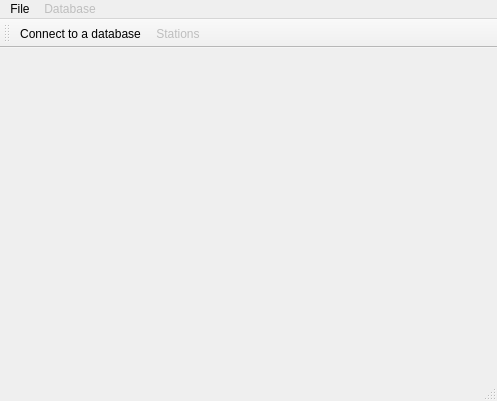
<?xml version="1.0" encoding="UTF-8"?>
<ui version="4.0">
 <class>MainWindow</class>
 <widget class="QMainWindow" name="MainWindow">
  <property name="enabled">
   <bool>true</bool>
  </property>
  <property name="geometry">
   <rect>
    <x>0</x>
    <y>0</y>
    <width>497</width>
    <height>401</height>
   </rect>
  </property>
  <property name="windowTitle">
   <string>MainWindow</string>
  </property>
  <widget class="QWidget" name="centralWidget"/>
  <widget class="QMenuBar" name="menuBar">
   <property name="geometry">
    <rect>
     <x>0</x>
     <y>0</y>
     <width>497</width>
     <height>21</height>
    </rect>
   </property>
   <widget class="QMenu" name="menuFile">
    <property name="title">
     <string>File</string>
    </property>
    <addaction name="actionConnect_to_a_database"/>
   </widget>
   <widget class="QMenu" name="menuDatabase">
    <property name="enabled">
     <bool>false</bool>
    </property>
    <property name="title">
     <string>Database</string>
    </property>
    <addaction name="actionStations"/>
   </widget>
   <addaction name="menuFile"/>
   <addaction name="menuDatabase"/>
  </widget>
  <widget class="QToolBar" name="mainToolBar">
   <attribute name="toolBarArea">
    <enum>TopToolBarArea</enum>
   </attribute>
   <attribute name="toolBarBreak">
    <bool>false</bool>
   </attribute>
   <addaction name="actionConnect_to_a_database"/>
   <addaction name="actionStations"/>
  </widget>
  <widget class="QStatusBar" name="statusBar"/>
  <action name="actionConnect_to_a_database">
   <property name="icon">
    <iconset resource="resources.qrc">
     <normaloff>:/icons/connect_ico.png</normaloff>:/icons/connect_ico.png</iconset>
   </property>
   <property name="text">
    <string>Connect to a database</string>
   </property>
  </action>
  <action name="actionStations">
   <property name="enabled">
    <bool>false</bool>
   </property>
   <property name="icon">
    <iconset resource="resources.qrc">
     <normaloff>:/icons/Hangar-32.png</normaloff>:/icons/Hangar-32.png</iconset>
   </property>
   <property name="text">
    <string>Stations</string>
   </property>
  </action>
 </widget>
 <layoutdefault spacing="6" margin="11"/>
 <resources>
  <include location="resources.qrc"/>
 </resources>
 <connections/>
</ui>
